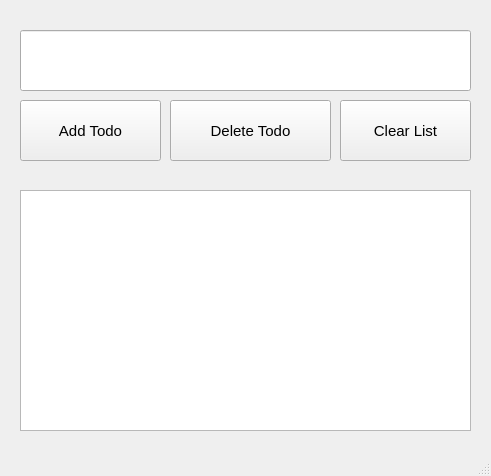
<?xml version="1.0" encoding="UTF-8"?>
<ui version="4.0">
 <class>MainWindow</class>
 <widget class="QMainWindow" name="MainWindow">
  <property name="geometry">
   <rect>
    <x>0</x>
    <y>0</y>
    <width>491</width>
    <height>476</height>
   </rect>
  </property>
  <property name="minimumSize">
   <size>
    <width>491</width>
    <height>476</height>
   </size>
  </property>
  <property name="maximumSize">
   <size>
    <width>491</width>
    <height>476</height>
   </size>
  </property>
  <property name="windowTitle">
   <string>MainWindow</string>
  </property>
  <property name="styleSheet">
   <string notr="true">QProgressBar:horizontal {
    border: 1px solid #3A3939;
    text-align: center;
    padding: 1px;
    background: #201F1F;
}
QProgressBar::chunk:horizontal {
    background-color: qlineargradient(spread:reflect, x1:1, y1:0.545, x2:1, y2:0, stop:0 rgba(28, 66, 111, 255), stop:1 rgba(37, 87, 146, 255));
}

QToolTip
{
    border: 1px solid #3A3939;
    background-color: rgb(90, 102, 117);;
    color: white;
    padding: 1px;
    opacity: 200;
}

QWidget
{
    color: silver;
    background-color: #302F2F;
    selection-background-color:#3d8ec9;
    selection-color: black;
    background-clip: border;
    border-image: none;
    outline: 0;
}

QWidget:item:hover
{
    background-color: #78879b;
    color: black;
}

QWidget:item:selected
{
    background-color: #3d8ec9;
}

QCheckBox
{
    spacing: 5px;
    outline: none;
    color: #bbb;
    margin-bottom: 2px;
}

QCheckBox:disabled
{
    color: #777777;
}
QCheckBox::indicator,
QGroupBox::indicator
{
    width: 18px;
    height: 18px;
}
QGroupBox::indicator
{
    margin-left: 2px;
}

QCheckBox::indicator:unchecked,
QCheckBox::indicator:unchecked:hover,
QGroupBox::indicator:unchecked,
QGroupBox::indicator:unchecked:hover
{
    image: url(:/dark_blue/img/checkbox_unchecked.png);
}

QCheckBox::indicator:unchecked:focus,
QCheckBox::indicator:unchecked:pressed,
QGroupBox::indicator:unchecked:focus,
QGroupBox::indicator:unchecked:pressed
{
  border: none;
    image: url(:/dark_blue/img/checkbox_unchecked_focus.png);
}

QCheckBox::indicator:checked,
QCheckBox::indicator:checked:hover,
QGroupBox::indicator:checked,
QGroupBox::indicator:checked:hover
{
    image: url(:/dark_blue/img/checkbox_checked.png);
}

QCheckBox::indicator:checked:focus,
QCheckBox::indicator:checked:pressed,
QGroupBox::indicator:checked:focus,
QGroupBox::indicator:checked:pressed
{
  border: none;
    image: url(:/dark_blue/img/checkbox_checked_focus.png);
}

QCheckBox::indicator:indeterminate,
QCheckBox::indicator:indeterminate:hover,
QCheckBox::indicator:indeterminate:pressed
QGroupBox::indicator:indeterminate,
QGroupBox::indicator:indeterminate:hover,
QGroupBox::indicator:indeterminate:pressed
{
    image: url(:/dark_blue/img/checkbox_indeterminate.png);
}

QCheckBox::indicator:indeterminate:focus,
QGroupBox::indicator:indeterminate:focus
{
    image: url(:/dark_blue/img/checkbox_indeterminate_focus.png);
}

QCheckBox::indicator:checked:disabled,
QGroupBox::indicator:checked:disabled
{
    image: url(:/dark_blue/img/checkbox_checked_disabled.png);
}

QCheckBox::indicator:unchecked:disabled,
QGroupBox::indicator:unchecked:disabled
{
    image: url(:/dark_blue/img/checkbox_unchecked_disabled.png);
}

QRadioButton
{
    spacing: 5px;
    outline: none;
    color: #bbb;
    margin-bottom: 2px;
}

QRadioButton:disabled
{
    color: #777777;
}
QRadioButton::indicator
{
    width: 21px;
    height: 21px;
}

QRadioButton::indicator:unchecked,
QRadioButton::indicator:unchecked:hover
{
    image: url(:/dark_blue/img/radio_unchecked.png);
}

QRadioButton::indicator:unchecked:focus,
QRadioButton::indicator:unchecked:pressed
{
  border: none;
  outline: none;
    image: url(:/dark_blue/img/radio_unchecked_focus.png);
}

QRadioButton::indicator:checked,
QRadioButton::indicator:checked:hover
{
  border: none;
  outline: none;
    image: url(:/dark_blue/img/radio_checked.png);
}

QRadioButton::indicator:checked:focus,
QRadioButton::indicato::menu-arrowr:checked:pressed
{
  border: none;
  outline: none;
    image: url(:/dark_blue/img/radio_checked_focus.png);
}

QRadioButton::indicator:indeterminate,
QRadioButton::indicator:indeterminate:hover,
QRadioButton::indicator:indeterminate:pressed
{
        image: url(:/dark_blue/img/radio_indeterminate.png);
}

QRadioButton::indicator:checked:disabled
{
  outline: none;
  image: url(:/dark_blue/img/radio_checked_disabled.png);
}

QRadioButton::indicator:unchecked:disabled
{
    image: url(:/dark_blue/img/radio_unchecked_disabled.png);
}


QMenuBar
{
    background-color: #302F2F;
    color: silver;
}

QMenuBar::item
{
    background: transparent;
}

QMenuBar::item:selected
{
    background: transparent;
    border: 1px solid #3A3939;
}

QMenuBar::item:pressed
{
    border: 1px solid #3A3939;
    background-color: #3d8ec9;
    color: black;
    margin-bottom:-1px;
    padding-bottom:1px;
}

QMenu
{
    border: 1px solid #3A3939;
    color: silver;
    margin: 1px;
}

QMenu::icon
{
    margin: 1px;
}

QMenu::item
{
    padding: 2px 2px 2px 25px;
    margin-left: 5px;
    border: 1px solid transparent; /* reserve space for selection border */
}

QMenu::item:selected
{
    color: black;
}

QMenu::separator {
    height: 2px;
    background: lightblue;
    margin-left: 10px;
    margin-right: 5px;
}

QMenu::indicator {
    width: 16px;
    height: 16px;
}

/* non-exclusive indicator = check box style indicator
   (see QActionGroup::setExclusive) */
QMenu::indicator:non-exclusive:unchecked {
    image: url(:/dark_blue/img/checkbox_unchecked.png);
}

QMenu::indicator:non-exclusive:unchecked:selected {
    image: url(:/dark_blue/img/checkbox_unchecked_disabled.png);
}

QMenu::indicator:non-exclusive:checked {
    image: url(:/dark_blue/img/checkbox_checked.png);
}

QMenu::indicator:non-exclusive:checked:selected {
    image: url(:/dark_blue/img/checkbox_checked_disabled.png);
}

/* exclusive indicator = radio button style indicator (see QActionGroup::setExclusive) */
QMenu::indicator:exclusive:unchecked {
    image: url(:/dark_blue/img/radio_unchecked.png);
}

QMenu::indicator:exclusive:unchecked:selected {
    image: url(:/dark_blue/img/radio_unchecked_disabled.png);
}

QMenu::indicator:exclusive:checked {
    image: url(:/dark_blue/img/radio_checked.png);
}

QMenu::indicator:exclusive:checked:selected {
    image: url(:/dark_blue/img/radio_checked_disabled.png);
}

QMenu::right-arrow {
    margin: 5px;
    image: url(:/dark_blue/img/right_arrow.png)
}


QWidget:disabled
{
    color: #808080;
    background-color: #302F2F;
}

QAbstractItemView
{
    alternate-background-color: #3A3939;
    color: silver;
    border: 1px solid 3A3939;
    border-radius: 2px;
    padding: 1px;
}

QWidget:focus, QMenuBar:focus
{
    border: 1px solid #78879b;
}

QTabWidget:focus, QCheckBox:focus, QRadioButton:focus, QSlider:focus
{
    border: none;
}

QLineEdit
{
    background-color: silver;
    padding: 2px;
    border-style: solid;
    border: 1px solid #3A3939;
    border-radius: 2px;
    color:#201F1F ;
}

QGroupBox {
    border:1px solid #3A3939;
    border-radius: 2px;
    margin-top: 20px;
    background-color: #302F2F;
    color: silver;
}

QGroupBox::title {
    subcontrol-origin: margin;
    subcontrol-position: top center;
    padding-left: 10px;
    padding-right: 10px;
    padding-top: 10px;
}

QAbstractScrollArea
{
    border-radius: 2px;
    border: 1px solid #3A3939;
    background-color: transparent;
}

QScrollBar:horizontal
{
    height: 15px;
    margin: 3px 15px 3px 15px;
    border: 1px transparent #2A2929;
    border-radius: 4px;
    background-color: #2A2929;
}

QScrollBar::handle:horizontal
{
    background-color: #605F5F;
    min-width: 5px;
    border-radius: 4px;
}

QScrollBar::add-line:horizontal
{
    margin: 0px 3px 0px 3px;
    border-image: url(:/dark_blue/img/right_arrow_disabled.png);
    width: 10px;
    height: 10px;
    subcontrol-position: right;
    subcontrol-origin: margin;
}

QScrollBar::sub-line:horizontal
{
    margin: 0px 3px 0px 3px;
    border-image: url(:/dark_blue/img/left_arrow_disabled.png);
    height: 10px;
    width: 10px;
    subcontrol-position: left;
    subcontrol-origin: margin;
}

QScrollBar::add-line:horizontal:hover,QScrollBar::add-line:horizontal:on
{
    border-image: url(:/dark_blue/img/right_arrow.png);
    height: 10px;
    width: 10px;
    subcontrol-position: right;
    subcontrol-origin: margin;
}


QScrollBar::sub-line:horizontal:hover, QScrollBar::sub-line:horizontal:on
{
    border-image: url(:/dark_blue/img/left_arrow.png);
    height: 10px;
    width: 10px;
    subcontrol-position: left;
    subcontrol-origin: margin;
}

QScrollBar::up-arrow:horizontal, QScrollBar::down-arrow:horizontal
{
    background: none;
}


QScrollBar::add-page:horizontal, QScrollBar::sub-page:horizontal
{
    background: none;
}

QScrollBar:vertical
{
    background-color: #2A2929;
    width: 15px;
    margin: 15px 3px 15px 3px;
    border: 1px transparent #2A2929;
    border-radius: 4px;
}

QScrollBar::handle:vertical
{
    background-color: #605F5F;
    min-height: 5px;
    border-radius: 4px;
}

QScrollBar::sub-line:vertical
{
    margin: 3px 0px 3px 0px;
    border-image: url(:/dark_blue/img/up_arrow_disabled.png);
    height: 10px;
    width: 10px;
    subcontrol-position: top;
    subcontrol-origin: margin;
}

QScrollBar::add-line:vertical
{
    margin: 3px 0px 3px 0px;
    border-image: url(:/dark_blue/img/down_arrow_disabled.png);
    height: 10px;
    width: 10px;
    subcontrol-position: bottom;
    subcontrol-origin: margin;
}

QScrollBar::sub-line:vertical:hover,QScrollBar::sub-line:vertical:on
{

    border-image: url(:/dark_blue/img/up_arrow.png);
    height: 10px;
    width: 10px;
    subcontrol-position: top;
    subcontrol-origin: margin;
}


QScrollBar::add-line:vertical:hover, QScrollBar::add-line:vertical:on
{
    border-image: url(:/dark_blue/img/down_arrow.png);
    height: 10px;
    width: 10px;
    subcontrol-position: bottom;
    subcontrol-origin: margin;
}

QScrollBar::up-arrow:vertical, QScrollBar::down-arrow:vertical
{
    background: none;
}


QScrollBar::add-page:vertical, QScrollBar::sub-page:vertical
{
    background: none;
}

QTextEdit
{
    background-color: #201F1F;
    color: silver;
    border: 1px solid #3A3939;
}

QPlainTextEdit
{
    background-color: #201F1F;;
    color: silver;
    border-radius: 2px;
    border: 1px solid #3A3939;
}

QHeaderView::section
{
    background-color: #3A3939;
    color: silver;
    padding-left: 4px;
    border: 1px solid #6c6c6c;
}

QSizeGrip {
    image: url(:/dark_blue/img/sizegrip.png);
    width: 12px;
    height: 12px;
}

QMainWindow
{
    background-color: #302F2F;

}

QMainWindow::separator
{
    background-color: #302F2F;
    color: white;
    padding-left: 4px;
    spacing: 2px;
    border: 1px dashed #3A3939;
}

QMainWindow::separator:hover
{

    background-color: #787876;
    color: white;
    padding-left: 4px;
    border: 1px solid #3A3939;
    spacing: 2px;
}


QMenu::separator
{
    height: 1px;
    background-color: #3A3939;
    color: white;
    padding-left: 4px;
    margin-left: 10px;
    margin-right: 5px;
}


QFrame
{
    border-radius: 2px;
    border: 1px solid #444;
}

QFrame[frameShape=&quot;0&quot;]
{
    border-radius: 2px;
    border: 1px transparent #444;
}

QStackedWidget
{
    background-color: #302F2F;
    border: 1px transparent black;
}

QToolBar {
    border: 1px transparent #393838;
    background: 1px solid #302F2F;
    font-weight: bold;
}

QToolBar::handle:horizontal {
    image: url(:/dark_blue/img/Hmovetoolbar.png);
}
QToolBar::handle:vertical {
    image: url(:/dark_blue/img/Vmovetoolbar.png);
}
QToolBar::separator:horizontal {
    image: url(:/dark_blue/img/Hsepartoolbar.png);
}
QToolBar::separator:vertical {
    image: url(:/dark_blue/img/Vsepartoolbars.png);
}

QPushButton
{
    color: silver;
    background-color: #302F2F;
    border-width: 2px;
    border-color: #4A4949;
    border-style: solid;
    padding-top: 2px;
    padding-bottom: 2px;
    padding-left: 10px;
    padding-right: 10px;
    border-radius: 4px;
    /* outline: none; */
    /* min-width: 40px; */
}

QPushButton:disabled
{
    background-color: #302F2F;
    border-width: 2px;
    border-color: #3A3939;
    border-style: solid;
    padding-top: 2px;
    padding-bottom: 2px;
    padding-left: 10px;
    padding-right: 10px;
    /*border-radius: 2px;*/
    color: #808080;
}

QPushButton:focus {
    background-color: #3d8ec9;
    color: white;
}

QComboBox
{
    selection-background-color: #3d8ec9;
    background-color: #201F1F;
    border-style: solid;
    border: 1px solid #3A3939;
    border-radius: 2px;
    padding: 2px;
    min-width: 75px;
}

QPushButton:checked{
    background-color: #4A4949;
    border-color: #6A6969;
}

QPushButton:hover {
    background-color:#ff274b ;
    border: 2px solid #78879b;
    color: silver;
}

QComboBox:hover, QAbstractSpinBox:hover,QLineEdit:hover,QTextEdit:hover,QPlainTextEdit:hover,QAbstractView:hover,QTreeView:hover
{
    border: 1px solid #78879b;
    color: silver;
}

QComboBox:on
{
    background-color: #626873;
    padding-top: 3px;
    padding-left: 4px;
    selection-background-color: #4a4a4a;
}

QComboBox QAbstractItemView
{
    background-color: #201F1F;
    border-radius: 2px;
    border: 1px solid #444;
    selection-background-color: #3d8ec9;
    color: silver;
}

QComboBox::drop-down
{
    subcontrol-origin: padding;
    subcontrol-position: top right;
    width: 15px;

    border-left-width: 0px;
    border-left-color: darkgray;
    border-left-style: solid;
    border-top-right-radius: 3px;
    border-bottom-right-radius: 3px;
}

QComboBox::down-arrow
{
    image: url(:/dark_blue/img/down_arrow_disabled.png);
}

QComboBox::down-arrow:on, QComboBox::down-arrow:hover,
QComboBox::down-arrow:focus
{
    image: url(:/dark_blue/img/down_arrow.png);
}

QPushButton:pressed
{
    background-color: #484846;
}

QAbstractSpinBox {
    padding-top: 2px;
    padding-bottom: 2px;
    border: 1px solid #3A3939;
    background-color: #201F1F;
    color: silver;
    border-radius: 2px;
    min-width: 75px;
}

QAbstractSpinBox:up-button
{
    background-color: transparent;
    subcontrol-origin: border;
    subcontrol-position: top right;
}

QAbstractSpinBox:down-button
{
    background-color: transparent;
    subcontrol-origin: border;
    subcontrol-position: bottom right;
}

QAbstractSpinBox::up-arrow,QAbstractSpinBox::up-arrow:disabled,QAbstractSpinBox::up-arrow:off {
    image: url(:/dark_blue/img/up_arrow_disabled.png);
    width: 10px;
    height: 10px;
}
QAbstractSpinBox::up-arrow:hover
{
    image: url(:/dark_blue/img/up_arrow.png);
}


QAbstractSpinBox::down-arrow,QAbstractSpinBox::down-arrow:disabled,QAbstractSpinBox::down-arrow:off
{
    image: url(:/dark_blue/img/down_arrow_disabled.png);
    width: 10px;
    height: 10px;
}
QAbstractSpinBox::down-arrow:hover
{
    image: url(:/dark_blue/img/down_arrow.png);
}


QLabel
{
    border: 0px solid black;
}

QTabWidget{
    border: 1px transparent black;
}

QTabWidget::pane {
    border: 1px solid #444;
    border-radius: 3px;
    padding: 3px;
}

QTabBar
{
    qproperty-drawBase: 0;
    left: 5px; /* move to the right by 5px */
}

QTabBar:focus
{
    border: 0px transparent black;
}

QTabBar::close-button  {
    image: url(:/dark_blue/img/close.png);
    background: transparent;
}

QTabBar::close-button:hover
{
    image: url(:/dark_blue/img/close-hover.png);
    background: transparent;
}

QTabBar::close-button:pressed {
    image: url(:/dark_blue/img/close-pressed.png);
    background: transparent;
}

/* TOP TABS */
QTabBar::tab:top {
    color: #b1b1b1;
    border: 1px solid #4A4949;
    border-bottom: 1px transparent black;
    background-color: #302F2F;
    padding: 5px;
    border-top-left-radius: 2px;
    border-top-right-radius: 2px;
}

QTabBar::tab:top:!selected
{
    color: #b1b1b1;
    background-color: #201F1F;
    border: 1px transparent #4A4949;
    border-bottom: 1px transparent #4A4949;
    border-top-left-radius: 0px;
    border-top-right-radius: 0px;
}

QTabBar::tab:top:!selected:hover {
    background-color: #48576b;
}

/* BOTTOM TABS */
QTabBar::tab:bottom {
    color: #b1b1b1;
    border: 1px solid #4A4949;
    border-top: 1px transparent black;
    background-color: #302F2F;
    padding: 5px;
    border-bottom-left-radius: 2px;
    border-bottom-right-radius: 2px;
}

QTabBar::tab:bottom:!selected
{
    color: #b1b1b1;
    background-color: #201F1F;
    border: 1px transparent #4A4949;
    border-top: 1px transparent #4A4949;
    border-bottom-left-radius: 0px;
    border-bottom-right-radius: 0px;
}

QTabBar::tab:bottom:!selected:hover {
    background-color: #78879b;
}

/* LEFT TABS */
QTabBar::tab:left {
    color: #b1b1b1;
    border: 1px solid #4A4949;
    border-left: 1px transparent black;
    background-color: #302F2F;
    padding: 5px;
    border-top-right-radius: 2px;
    border-bottom-right-radius: 2px;
}

QTabBar::tab:left:!selected
{
    color: #b1b1b1;
    background-color: #201F1F;
    border: 1px transparent #4A4949;
    border-right: 1px transparent #4A4949;
    border-top-right-radius: 0px;
    border-bottom-right-radius: 0px;
}

QTabBar::tab:left:!selected:hover {
    background-color: #48576b;
}


/* RIGHT TABS */
QTabBar::tab:right {
    color: #b1b1b1;
    border: 1px solid #4A4949;
    border-right: 1px transparent black;
    background-color: #302F2F;
    padding: 5px;
    border-top-left-radius: 2px;
    border-bottom-left-radius: 2px;
}

QTabBar::tab:right:!selected
{
    color: #b1b1b1;
    background-color: #201F1F;
    border: 1px transparent #4A4949;
    border-right: 1px transparent #4A4949;
    border-top-left-radius: 0px;
    border-bottom-left-radius: 0px;
}

QTabBar::tab:right:!selected:hover {
    background-color: #48576b;
}

QTabBar QToolButton::right-arrow:enabled {
     image: url(:/dark_blue/img/right_arrow.png);
 }

 QTabBar QToolButton::left-arrow:enabled {
     image: url(:/dark_blue/img/left_arrow.png);
 }

QTabBar QToolButton::right-arrow:disabled {
     image: url(:/dark_blue/img/right_arrow_disabled.png);
 }

 QTabBar QToolButton::left-arrow:disabled {
     image: url(:/dark_blue/img/left_arrow_disabled.png);
 }


QDockWidget {
    border: 1px solid #403F3F;
    titlebar-close-icon: url(:/dark_blue/img/close.png);
    titlebar-normal-icon: url(:/dark_blue/img/undock.png);
}

QDockWidget::close-button, QDockWidget::float-button {
    border: 1px solid transparent;
    border-radius: 2px;
    background: transparent;
}

QDockWidget::close-button:hover, QDockWidget::float-button:hover {
    background: rgba(255, 255, 255, 10);
}

QDockWidget::close-button:pressed, QDockWidget::float-button:pressed {
    padding: 1px -1px -1px 1px;
    background: rgba(255, 255, 255, 10);
}

QTreeView, QListView, QTextBrowser, AtLineEdit, AtLineEdit::hover {
    border: 1px solid #444;
    background-color: silver;
    border-radius: 3px;
    margin-left: 3px;
    color: black;
}

QTreeView:branch:selected, QTreeView:branch:hover {
    background: url(:/dark_blue/img/transparent.png);
}

QTreeView::branch:has-siblings:!adjoins-item {
    border-image: url(:/dark_blue/img/transparent.png);
}

QTreeView::branch:has-siblings:adjoins-item {
    border-image: url(:/dark_blue/img/transparent.png);
}

QTreeView::branch:!has-children:!has-siblings:adjoins-item {
    border-image: url(:/dark_blue/img/transparent.png);
}

QTreeView::branch:has-children:!has-siblings:closed,
QTreeView::branch:closed:has-children:has-siblings {
    image: url(:/dark_blue/img/branch_closed.png);
}

QTreeView::branch:open:has-children:!has-siblings,
QTreeView::branch:open:has-children:has-siblings  {
    image: url(:/dark_blue/img/branch_open.png);
}

QTreeView::branch:has-children:!has-siblings:closed:hover,
QTreeView::branch:closed:has-children:has-siblings:hover {
    image: url(:/dark_blue/img/branch_closed-on.png);
    }

QTreeView::branch:open:has-children:!has-siblings:hover,
QTreeView::branch:open:has-children:has-siblings:hover  {
    image: url(:/dark_blue/img/branch_open-on.png);
    }

QListView::item:!selected:hover, QListView::item:!selected:hover, QTreeView::item:!selected:hover  {
    background: rgba(0, 0, 0, 0);
    outline: 0;
    color: #FFFFFF
}

QListView::item:selected:hover, QListView::item:selected:hover, QTreeView::item:selected:hover  {
    background: #3d8ec9;
    color: #FFFFFF;
}

QSlider::groove:horizontal {
    border: 1px solid #3A3939;
    height: 8px;
    background: #201F1F;
    margin: 2px 0;
    border-radius: 2px;
}

QSlider::handle:horizontal {
    background: QLinearGradient( x1: 0, y1: 0, x2: 0, y2: 1,
      stop: 0.0 silver, stop: 0.2 #a8a8a8, stop: 1 #727272);
    border: 1px solid #3A3939;
    width: 14px;
    height: 14px;
    margin: -4px 0;
    border-radius: 2px;
}

QSlider::groove:vertical {
    border: 1px solid #3A3939;
    width: 8px;
    background: #201F1F;
    margin: 0 0px;
    border-radius: 2px;
}

QSlider::handle:vertical {
    background: QLinearGradient( x1: 0, y1: 0, x2: 0, y2: 1, stop: 0.0 silver,
    stop: 0.2 #a8a8a8, stop: 1 #727272);
    border: 1px solid #3A3939;
    width: 14px;
    height: 14px;
    margin: 0 -4px;
    border-radius: 2px;
}

QToolButton {
    /*  background-color: transparent; */
    border: 2px transparent #4A4949;
    border-radius: 4px;
    background-color: dimgray;
    margin: 2px;
    padding: 2px;
}

QToolButton[popupMode=&quot;1&quot;] { /* only for MenuButtonPopup */
 padding-right: 20px; /* make way for the popup button */
 border: 2px transparent #4A4949;
 border-radius: 4px;
}

QToolButton[popupMode=&quot;2&quot;] { /* only for InstantPopup */
 padding-right: 10px; /* make way for the popup button */
 border: 2px transparent #4A4949;
}


QToolButton:hover, QToolButton::menu-button:hover {
    border: 2px solid #78879b;
}

QToolButton:checked, QToolButton:pressed,
    QToolButton::menu-button:pressed {
    background-color: #4A4949;
    border: 2px solid #78879b;
}

/* the subcontrol below is used only in the InstantPopup or DelayedPopup mode */
QToolButton::menu-indicator {
    image: url(:/dark_blue/img/down_arrow.png);
    top: -7px; left: -2px; /* shift it a bit */
}

/* the subcontrols below are used only in the MenuButtonPopup mode */
QToolButton::menu-button {
    border: 1px transparent #4A4949;
    border-top-right-radius: 6px;
    border-bottom-right-radius: 6px;
    /* 16px width + 4px for border = 20px allocated above */
    width: 16px;
    outline: none;
}

QToolButton::menu-arrow {
    image: url(:/dark_blue/img/down_arrow.png);
}

QToolButton::menu-arrow:open {
    top: 1px; left: 1px; /* shift it a bit */
    border: 1px solid #3A3939;
}

QPushButton::menu-indicator  {
    subcontrol-origin: padding;
    subcontrol-position: bottom right;
    left: 4px;
}

QTableView
{
    border: 1px solid #444;
    gridline-color: #6c6c6c;
    background-color: #201F1F;
}


QTableView, QHeaderView
{
    border-radius: 0px;
}

QTableView::item:pressed, QListView::item:pressed, QTreeView::item:pressed  {
    background: #78879b;
    color: #FFFFFF;
}

QTableView::item:selected:active, QTreeView::item:selected:active, QListView::item:selected:active  {
    background: #3d8ec9;
    color: #FFFFFF;
}


QHeaderView
{
    border: 1px transparent;
    border-radius: 2px;
    margin: 0px;
    padding: 0px;
}

QHeaderView::section  {
    background-color: #3A3939;
    color: silver;
    padding: 4px;
    border: 1px solid #6c6c6c;
    border-radius: 0px;
    text-align: center;
}

QHeaderView::section::vertical::first, QHeaderView::section::vertical::only-one
{
    border-top: 1px solid #6c6c6c;
}

QHeaderView::section::vertical
{
    border-top: transparent;
}

QHeaderView::section::horizontal::first, QHeaderView::section::horizontal::only-one
{
    border-left: 1px solid #6c6c6c;
}

QHeaderView::section::horizontal
{
    border-left: transparent;
}


QHeaderView::section:checked
 {
    color: white;
    background-color: #5A5959;
 }

 /* style the sort indicator */
QHeaderView::down-arrow {
    image: url(:/dark_blue/img/down_arrow.png);
}

QHeaderView::up-arrow {
    image: url(:/dark_blue/img/up_arrow.png);
}


QTableCornerButton::section {
    background-color: #3A3939;
    border: 1px solid #3A3939;
    border-radius: 2px;
}

QToolBox  {
    padding: 3px;
    border: 1px transparent black;
}

QToolBox::tab {
    color: #b1b1b1;
    background-color: #302F2F;
    border: 1px solid #4A4949;
    border-bottom: 1px transparent #302F2F;
    border-top-left-radius: 5px;
    border-top-right-radius: 5px;
}

 QToolBox::tab:selected { /* italicize selected tabs */
    font: italic;
    background-color: #302F2F;
    border-color: #3d8ec9;
 }

QStatusBar::item {
    border: 1px solid #3A3939;
    border-radius: 2px;
 }


QFrame[height=&quot;3&quot;], QFrame[width=&quot;3&quot;] {
    background-color: #AAA;
}


QSplitter::handle {
    border: 1px dashed #3A3939;
}

QSplitter::handle:hover {
    background-color: #787876;
    border: 1px solid #3A3939;
}

QSplitter::handle:horizontal {
    width: 1px;
}

QSplitter::handle:vertical {
    height: 1px;
}

QListWidget {
    background-color: silver;
    border-radius: 5px;
    margin-left: 5px;
}

QListWidget::item {
    color: black;
}

QMessageBox {
    messagebox-critical-icon	: url(:/dark_blue/img/critical.png);
    messagebox-information-icon	: url(:/dark_blue/img/information.png);
    messagebox-question-icon	: url(:/dark_blue/img/question.png);
    messagebox-warning-icon:    : url(:/dark_blue/img/warning.png);
}

ColorButton::enabled {
    border-radius: 0px;
    border: 1px solid #444444;
}

ColorButton::disabled {
    border-radius: 0px;
    border: 1px solid #AAAAAA;
}</string>
  </property>
  <widget class="QWidget" name="centralwidget">
   <widget class="QPushButton" name="addButton">
    <property name="geometry">
     <rect>
      <x>20</x>
      <y>100</y>
      <width>141</width>
      <height>61</height>
     </rect>
    </property>
    <property name="font">
     <font>
      <pointsize>11</pointsize>
     </font>
    </property>
    <property name="text">
     <string>Add Todo</string>
    </property>
   </widget>
   <widget class="QPushButton" name="deleteButton">
    <property name="geometry">
     <rect>
      <x>170</x>
      <y>100</y>
      <width>161</width>
      <height>61</height>
     </rect>
    </property>
    <property name="font">
     <font>
      <pointsize>11</pointsize>
     </font>
    </property>
    <property name="text">
     <string>Delete Todo</string>
    </property>
   </widget>
   <widget class="QPushButton" name="clearButton">
    <property name="geometry">
     <rect>
      <x>340</x>
      <y>100</y>
      <width>131</width>
      <height>61</height>
     </rect>
    </property>
    <property name="font">
     <font>
      <pointsize>11</pointsize>
     </font>
    </property>
    <property name="text">
     <string>Clear List</string>
    </property>
   </widget>
   <widget class="QLineEdit" name="lineEdit">
    <property name="geometry">
     <rect>
      <x>20</x>
      <y>30</y>
      <width>451</width>
      <height>61</height>
     </rect>
    </property>
    <property name="minimumSize">
     <size>
      <width>451</width>
      <height>61</height>
     </size>
    </property>
    <property name="maximumSize">
     <size>
      <width>451</width>
      <height>61</height>
     </size>
    </property>
    <property name="font">
     <font>
      <pointsize>16</pointsize>
     </font>
    </property>
    <property name="styleSheet">
     <string notr="true">color:black;</string>
    </property>
    <property name="text">
     <string/>
    </property>
   </widget>
   <widget class="QListView" name="listView">
    <property name="geometry">
     <rect>
      <x>20</x>
      <y>190</y>
      <width>451</width>
      <height>241</height>
     </rect>
    </property>
    <property name="font">
     <font>
      <pointsize>16</pointsize>
     </font>
    </property>
    <property name="styleSheet">
     <string notr="true">color:black;</string>
    </property>
   </widget>
  </widget>
  <widget class="QMenuBar" name="menubar">
   <property name="geometry">
    <rect>
     <x>0</x>
     <y>0</y>
     <width>491</width>
     <height>21</height>
    </rect>
   </property>
  </widget>
  <widget class="QStatusBar" name="statusbar"/>
 </widget>
 <resources/>
 <connections/>
</ui>
